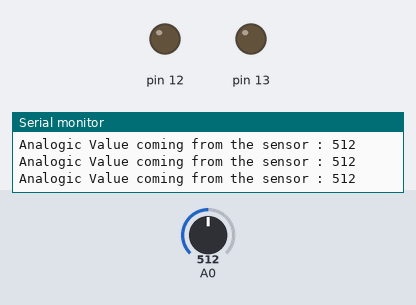
The sketch below on a simulated Arduino Uno, built with avr-gcc and run on an emulated ATmega328P. Parts: output pins drawn as LEDs (lit = HIGH), the last lines printed to the serial monitor. The test bench sets the inputs (shaded band); at power-on: A0 = 512.

Above: at 1.2 s.
1.3 s: A0 set to 588
2.8 s: A0 set to 615
At 4.0 s:
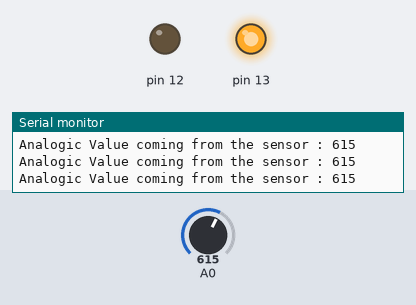
4.4 s: A0 set to 590
At 5.2 s:
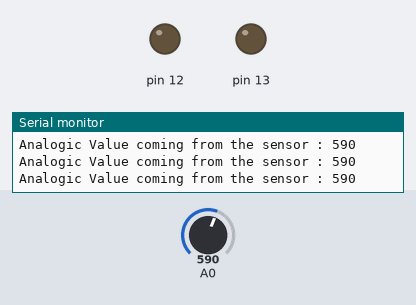
6.0 s: A0 set to 610
At 6.5 s:
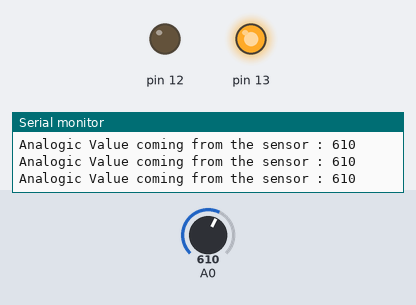
Timing chart, 0 to 8.6 s (numbered marks = the images above; inputs shaded):
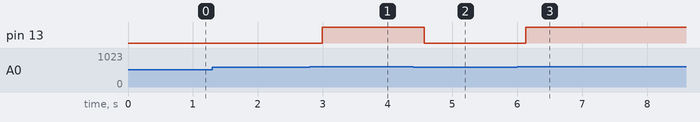

The sketch:

exp8.ino
```cpp
#define GreenLed 13
#define Sensor A0

void setup(){
pinMode(13,OUTPUT);
pinMode(12,OUTPUT);
pinMode(A0,INPUT);
Serial.begin(9600);
}
void loop() {
int value = analogRead(A0);
Serial.print("Analogic Value coming from the sensor : ");
Serial.println(value);
delay(100);
if(value>600){
digitalWrite(13,HIGH);
}
else{
digitalWrite(13,LOW);
}
delay(20);
}
```

Measured:
- the behaviour switches between 600 and 601 on A0 (found by bisection; images 0 and 1)
- after the input at 2.8 s, pin 13: LOW → HIGH after 0.20 s
- after the input at 4.4 s, pin 13: HIGH → LOW after 0.16 s
- after the input at 6.0 s, pin 13: LOW → HIGH after 0.13 s
